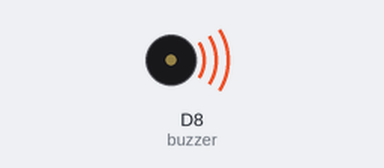
Recording of a sketch running on a simulated ESP8266 (NodeMCU). On the bench: buzzer (waves = sounding).

Above: at 0.5 s.
Timing chart, 0 to 4.6 s (numbered marks = the images above):
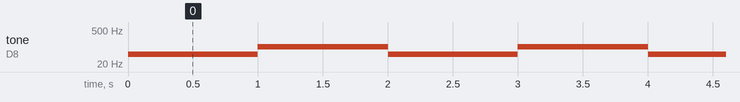

Measured:
- by itself, tone on D8 (buzzer): alternates 100 Hz for 1.0 s and 50 Hz for 1.0 s

The sketch:

Buzzer_tutorial.ino
```cpp
/* Arduino tutorial - Buzzer / Piezo Speaker
   More info and circuit: http://www.ardumotive.com/how-to-use-a-buzzer-en.html
   Dev: Michalis Vasilakis // Date: 9/6/2015 // www.ardumotive.com */

const int buzzer = D8; //buzzer to arduino pin 9

void setup(){
  pinMode(buzzer, OUTPUT); // Set buzzer - pin 9 as an output
}

void loop(){
  tone(buzzer, 50); // Send 1KHz sound signal...
  delay(1000);        // ...for 1 sec
  tone(buzzer,100);     // Stop sound...
  delay(1000);
  tone(buzzer,500);// ...for 1sec
}
```
